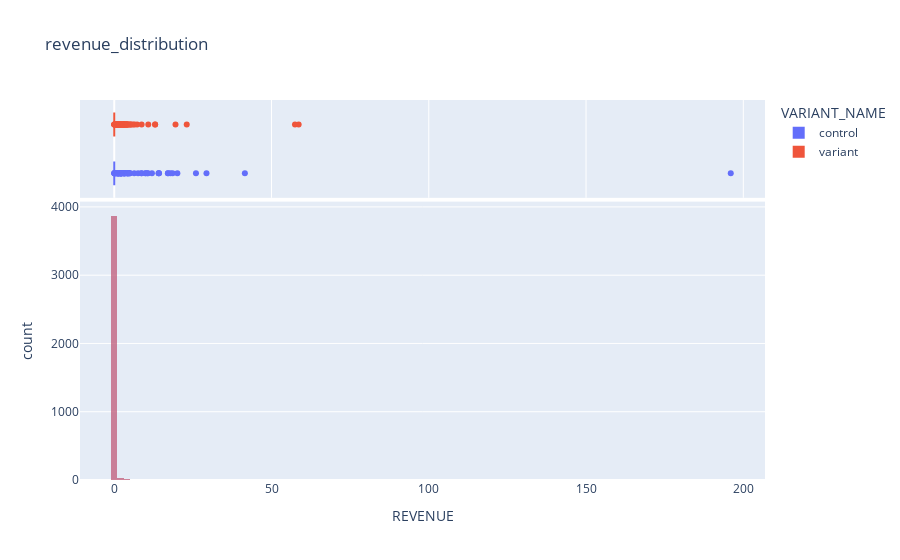

The notebook cell saved with this chart:
### Code cell
fig = px.histogram(df,
                   x='REVENUE',
                   color = 'VARIANT_NAME',
                   title='revenue_distribution',
                   marginal = 'box',
                   nbins = 100,
                   barmode='overlay')

fig.show()

### Figure 1 — Plotly figure (JSON) as saved in the notebook; plotly's stock layout.template omitted (floating-point values rounded to 4 significant figures; data arrays with more than 128 entries replaced by an {"elided": "..."} marker saying what was removed)
{"data": [{"alignmentgroup": "True", "bingroup": "x", "hovertemplate": "VARIANT_NAME=control<br>REVENUE=%{x}<br>count=%{y}<extra></extra>", "legendgroup": "control", "marker": {"color": "#636efa", "opacity": 0.5, "pattern": {"shape": ""}}, "name": "control", "nbinsx": 100, "offsetgroup": "control", "orientation": "v", "showlegend": true, "type": "histogram", "x": {"elided": "3931 float values"}, "xaxis": "x", "yaxis": "y"}, {"alignmentgroup": "True", "hovertemplate": "VARIANT_NAME=control<br>REVENUE=%{x}<extra></extra>", "legendgroup": "control", "marker": {"color": "#636efa"}, "name": "control", "notched": true, "offsetgroup": "control", "showlegend": false, "type": "box", "x": {"elided": "3931 float values"}, "xaxis": "x2", "yaxis": "y2"}, {"alignmentgroup": "True", "bingroup": "x", "hovertemplate": "VARIANT_NAME=variant<br>REVENUE=%{x}<br>count=%{y}<extra></extra>", "legendgroup": "variant", "marker": {"color": "#EF553B", "opacity": 0.5, "pattern": {"shape": ""}}, "name": "variant", "nbinsx": 100, "offsetgroup": "variant", "orientation": "v", "showlegend": true, "type": "histogram", "x": {"elided": "3934 float values"}, "xaxis": "x", "yaxis": "y"}, {"alignmentgroup": "True", "hovertemplate": "VARIANT_NAME=variant<br>REVENUE=%{x}<extra></extra>", "legendgroup": "variant", "marker": {"color": "#EF553B"}, "name": "variant", "notched": true, "offsetgroup": "variant", "showlegend": false, "type": "box", "x": {"elided": "3934 float values"}, "xaxis": "x2", "yaxis": "y2"}], "layout": {"barmode": "overlay", "legend": {"title": {"text": "VARIANT_NAME"}, "tracegroupgap": 0}, "title": {"text": "revenue_distribution"}, "xaxis": {"anchor": "y", "domain": [0, 1], "title": {"text": "REVENUE"}}, "xaxis2": {"anchor": "y2", "domain": [0, 1], "matches": "x", "showgrid": true, "showticklabels": false}, "yaxis": {"anchor": "x", "domain": [0, 0.7326], "title": {"text": "count"}}, "yaxis2": {"anchor": "x2", "domain": [0.7426, 1], "matches": "y2", "showgrid": false, "showline": false, "showticklabels": false, "ticks": ""}}}
